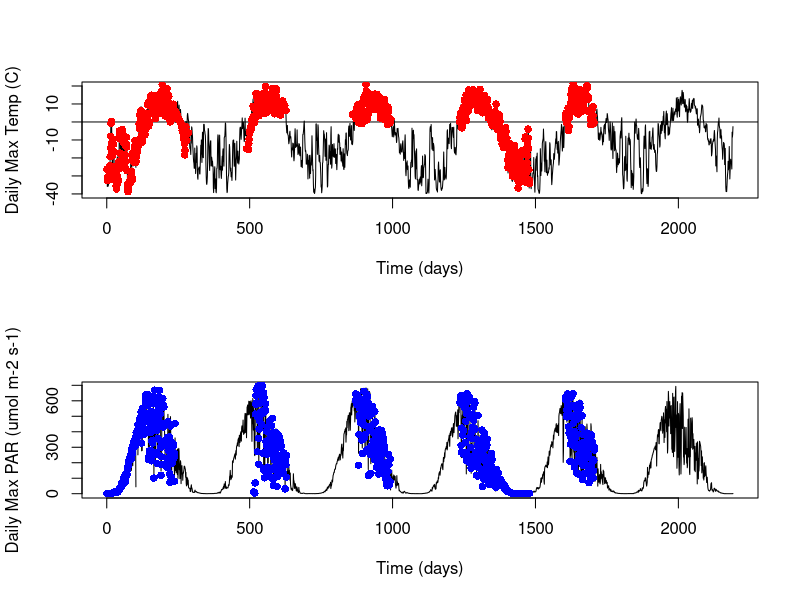
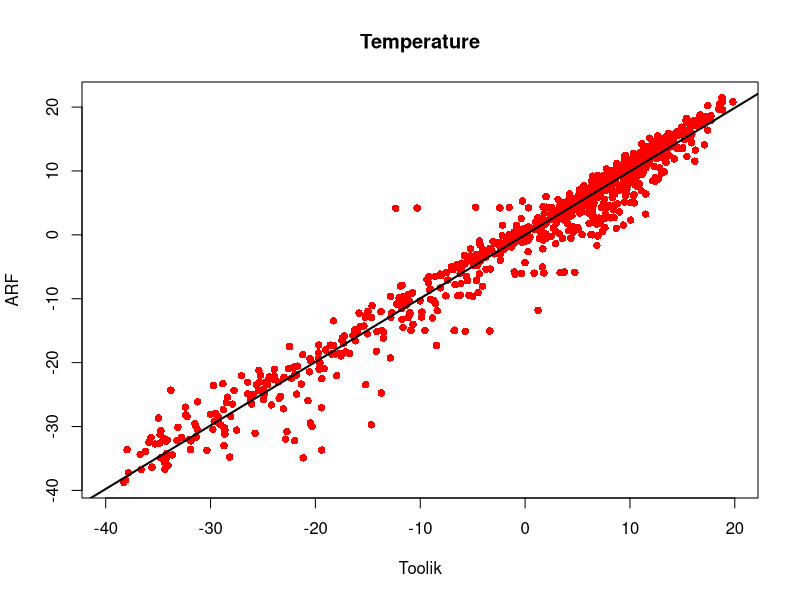
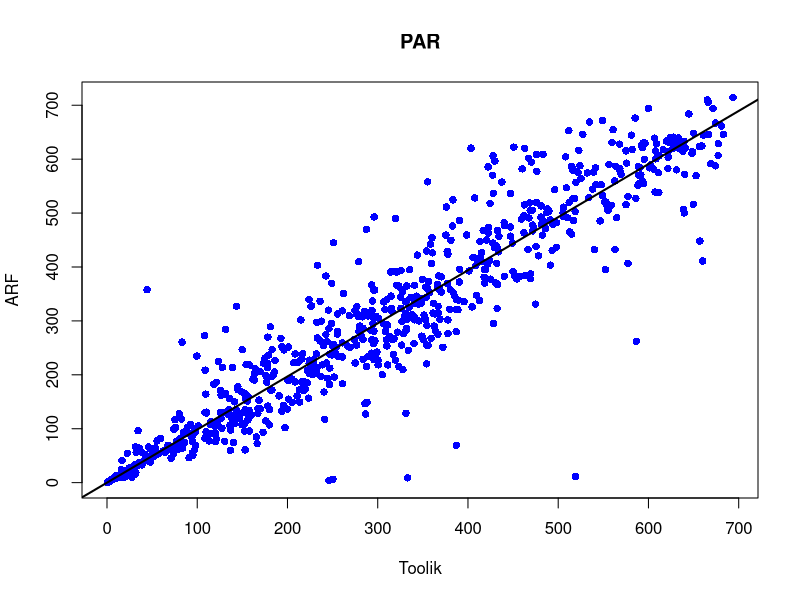
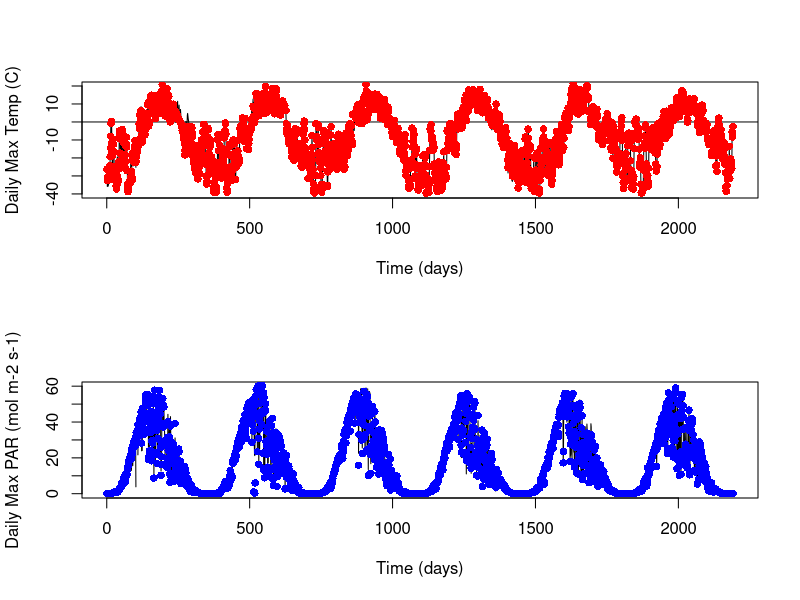

Generate these figures, in order, with R:
#first upload and viewdata 

data = read.csv("OriginalData_NOTfilled.csv") #choose file from directory
names(data) = c("time", "year", "DOY","Temp_T", "PAR_T", "Temp_ARF", "PAR_ARF")
head(data) #view table

#plot data
par(mfrow=c(2,1)) 
plot(data$Temp_T~data$time, type="l", ylab = "Daily Max Temp (C)", xlab="Time (days)") 
abline(h=0)
points(data$Temp_ARF~data$time, col="red", pch=16)
plot(data$PAR_T~data$time, type="l", ylab = "Daily Max PAR (umol m-2 s-1)", xlab="Time (days)")
points(data$PAR_ARF~data$time, col="blue", pch=16)
#ARF data is missing winter measurements - want to fill this in

#want to plot to determine relationship, and then fill in missing data in ARF data
#start with temperature
linmod.t = lm(data$Temp_ARF~data$Temp_T + 0) #linear model, set intercept = 0
summary(linmod.t) #summary
slope.t = summary(linmod.t)$coefficients[1,1] #slope value

par(mfrow=c(1,1))
plot(data$Temp_ARF~data$Temp_T, ylab = "ARF", xlab="Toolik", main="Temperature", pch=16, col="red")
abline(linmod.t, lwd = 2) #linear regression line

#do the same thing for PAR data
linmod.p = lm(data$PAR_ARF~data$PAR_T + 0)
summary(linmod.p)
slope.p = summary(linmod.p)$coefficients[1,1]

par(mfrow=c(1,1))
plot(data$PAR_ARF~data$PAR_T, ylab = "ARF", xlab="Toolik", main="PAR", pch=16, col="blue")
abline(linmod.p, lwd = 2)

#fill in missing data - NEED TO FIGURE OUT HOW TO CARRY UNCERTAINTY THROUGH THIS???

for(i in 1:length(data$Temp_ARF)){
  
  if(is.na(data$Temp_ARF[i])==TRUE) {
    data$Temp_ARF[i] = data$Temp_T[i]*slope.t 
  }
  
  if(is.na(data$PAR_ARF[i])==TRUE) {
    data$PAR_ARF[i] = data$PAR_T[i]*slope.p
  }
}

#need to convert units of PAR
data$PAR_ARF = data$PAR_ARF*(1E-6)*86400
data$PAR_T = data$PAR_T*(1E-6)*86400

#check output to make sure it all lines up
par(mfrow=c(2,1))
plot(data$Temp_T~data$time, type="l", ylab = "Daily Max Temp (C)", xlab="Time (days)")
abline(h=0)
points(data$Temp_ARF~data$time, col="red", pch=16)
plot(data$PAR_T~data$time, type="l", ylab = "Daily Max PAR (mol m-2 s-1)", xlab="Time (days)")
points(data$PAR_ARF~data$time, col="blue", pch=16)

write.csv(data, "InputData_Processed.csv") #added the updated data to the working directory so that it is easy to access - won't have to do any of the above steps again
